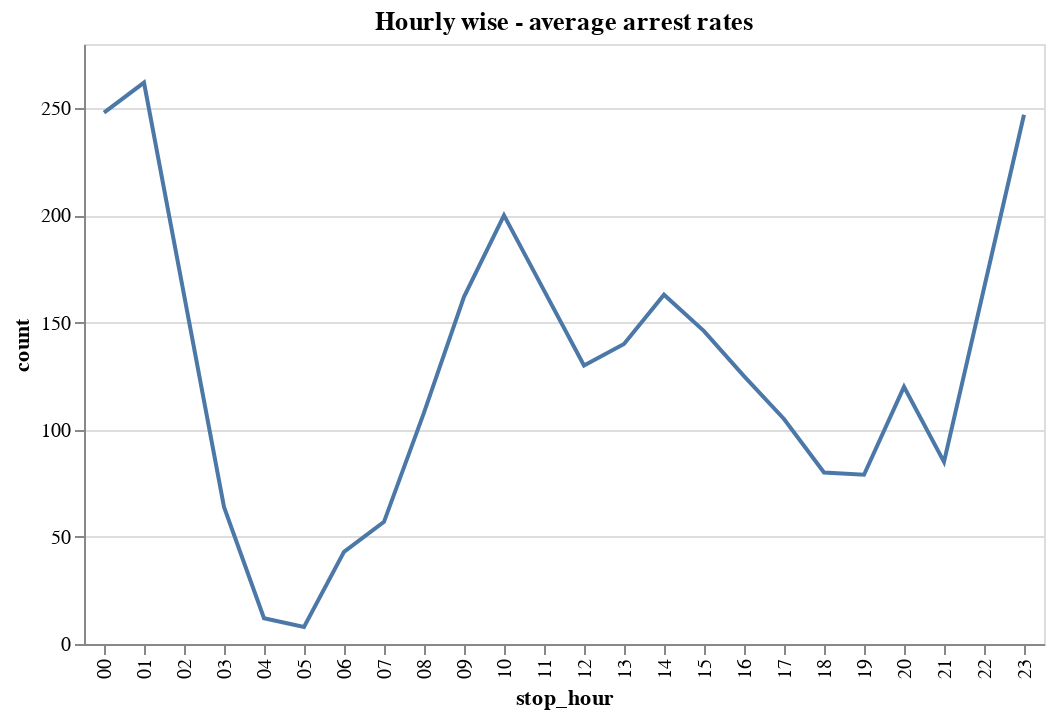

The code cell stored with this chart in its notebook:
### Code cell
# Visualization
alt.Chart(hour_wise_arrests_rates_dt.to_pandas()).mark_line().encode(
    alt.X('stop_hour'),
    alt.Y('count')
).properties(

    title = 'Hourly wise - average arrest rates'
)

### Figure 1 — Vega-Lite specification as saved in the notebook (floating-point values rounded to 4 significant figures)
{"config": {"view": {"continuousWidth": 400, "continuousHeight": 300}}, "data": {"name": "data-58ee7ce1663ccce2f512e15ae5b9f62b"}, "mark": "line", "encoding": {"x": {"type": "nominal", "field": "stop_hour"}, "y": {"type": "quantitative", "field": "count"}}, "title": "Hourly wise - average arrest rates", "$schema": "https://vega.github.io/schema/vega-lite/v4.8.1.json", "datasets": {"data-58ee7ce1663ccce2f512e15ae5b9f62b": [{"stop_hour": "00", "count": 248.0}, {"stop_hour": "01", "count": 262.0}, {"stop_hour": "02", "count": 163.0}, {"stop_hour": "03", "count": 64.0}, {"stop_hour": "04", "count": 12.0}, {"stop_hour": "05", "count": 8.0}, {"stop_hour": "06", "count": 43.0}, {"stop_hour": "07", "count": 57.0}, {"stop_hour": "08", "count": 108.0}, {"stop_hour": "09", "count": 162.0}, {"stop_hour": "10", "count": 200.0}, {"stop_hour": "11", "count": 165.0}, {"stop_hour": "12", "count": 130.0}, {"stop_hour": "13", "count": 140.0}, {"stop_hour": "14", "count": 163.0}, {"stop_hour": "15", "count": 146.0}, {"stop_hour": "16", "count": 125.0}, {"stop_hour": "17", "count": 105.0}, {"stop_hour": "18", "count": 80.0}, {"stop_hour": "19", "count": 79.0}, {"stop_hour": "20", "count": 120.0}, {"stop_hour": "21", "count": 85.0}, {"stop_hour": "22", "count": 166.0}, {"stop_hour": "23", "count": 247.0}]}}
